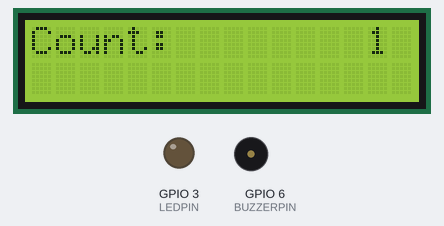
A sketch run on a simulated ESP32. Parts: 16×2 character LCD, output pins drawn as LEDs (lit = HIGH), buzzer (waves = sounding). What the sketch prints to the serial monitor is not drawn.

Above: at 1.1 s.
At 3.2 s:
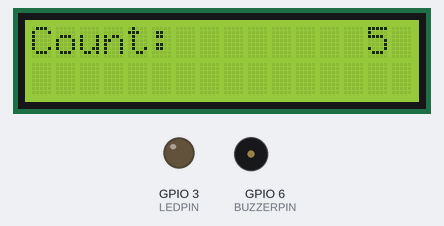
At 5.2 s:
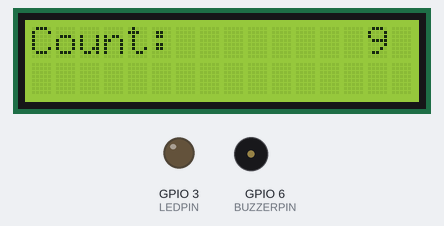
At 22.9 s:
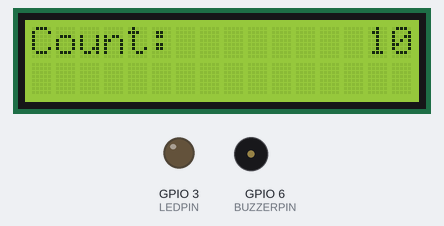
Timing chart, 0 to 24.4 s (numbered marks = the images above):
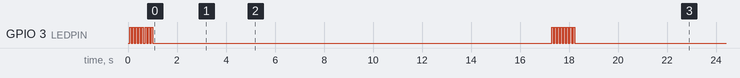

The sketch:

Lab3_part2.ino
```cpp
//Filename: Lab3_part2.ino
//Author: Yan Sheng Luo, Tammy Le
//Date: 7/16
//Description: This file implements a simple task scheduler with four tasks.
//              Each task is defined by a TCB with fucntion pointer, priority and name.
//              Tasks will be excuted according to their priority, and tasks' priority will be
//              reset after excution of all 4 tasks. Then repeat.


#include <Wire.h>
#include <LiquidCrystal_I2C.h>

//========= Macros ==========
#define LEDPIN D2
#define BUZZERPIN D5

//========= Global Variables=============
LiquidCrystal_I2C lcd(0x27, 16, 2);

struct TCB {
  void (*taskFunction)(); // Pointer to the task function
  bool isRunning; // State of the task
  bool isDone; // Whether the task is completed or not
  int pid; // Unique process ID
  int priority; // The priority level of the task
  String taskName;
};

//========= Function Prototypes==========
void setup() {
  Serial.begin(115200);
  Wire.begin();
  lcd.init();
  lcd.backlight();

  pinMode(LEDPIN, OUTPUT);
  ledcSetup(0,1000,12);
  ledcAttachPin(BUZZERPIN, 0);
  delay(5);

}

void loop() {
  executeTasks();
  delay(3000);
}


void LED_Blinker() { //LED task function
  static int LEDcount = 0;
  for (int i = 0; i < 8; i++){
      digitalWrite(LEDPIN, HIGH);
      delay(63); // each toggle on and off takes 125ms
      digitalWrite(LEDPIN, LOW);
      delay(62);
      LEDcount++;
    }
  LEDcount = 0;
}

void LCDCounter() { //LCD counter task function
  lcd.clear();
  for (int count = 1; count <= 10; count++){
    lcd.setCursor(0,0);  // set LCD cursor at the leftmost column and the fist line
    lcd.print("Count: ");
    lcd.setCursor(14,0);
    lcd.print(count);
    delay (500);
  }
}

void MusicPlayer() { //Buzzer task function
  int melody[] = {220, 247, 262, 294, 330, 349, 392, 415, 440, 466};
  int duration = 500;

 for (int i = 0; i < 10; i++) {
    ledcWrite(0, 2048); // 50% duty cycle of 12 bit
    // Calculate the PWM period
    int period = 1000000 / melody[i];
    int dutycycle = period / 2;

    for (int j = 0; j < (duration * 1000) / period; j++) {
      ledcWrite(0, 2048); // Turn the buzzer on
      delayMicroseconds(dutycycle);
      ledcWrite(0, 0); // Turn the buzzer off
      delayMicroseconds(dutycycle);
    }
    delay(50); // Short delay before the next note
  }
}

void SerialPrint() { //Serial print task function
  for (char letter = 'A'; letter <= 'Z'; letter++){
    Serial.print(letter);
    delay(50);
  }
}

//initialize the TCB array
TCB TaskList[] = {
  {LED_Blinker, false, false,1,1,"LED Blinker"},
  {LCDCounter, false, false,2,2, "Counter"},
  {MusicPlayer, false, false,3,3,"Music Player"},
  {SerialPrint, false, false,4,4,"Serial Printer"}
};

void executeTasks() {
  while (true) {
    bool allDone = true;

    // Execute tasks based on priority
    for (int priority = 1; priority <= 4; priority++) {
      for (int i = 0; i < 4; i++) {
        if (TaskList[i].priority == priority && !TaskList[i].isDone) {
          TaskList[i].isRunning = true;
          TaskList[i].taskFunction();
          TaskList[i].isRunning = false;
          TaskList[i].isDone = true;
          Serial.println(TaskList[i].taskName + ": " + TaskList[i].priority);
        }
      }
    }

    // Check if all tasks are done
    for (int i = 0; i < 4; i++) {
      if (!TaskList[i].isDone) {
        allDone = false;
        break;
      }
    }

    if (allDone) {
      // Reset tasks and increment priority
      for (int i = 0; i < 4; i++) {
        TaskList[i].isDone = false;
        TaskList[i].priority = TaskList[i].priority % 4 + 1;
      }
      break;
    }
  }
}
```

Measured:
- by itself, GPIO 3 (LEDPIN): goes 7 × (HIGH 0.06 s, LOW 0.06 s), HIGH 0.06 s, LOW 16.3 s, 7 × (HIGH 0.06 s, LOW 0.06 s), HIGH 0.06 s, then LOW
- what the display in image 0 shows lasts 0.5 s, from 1.1 s to 1.6 s
